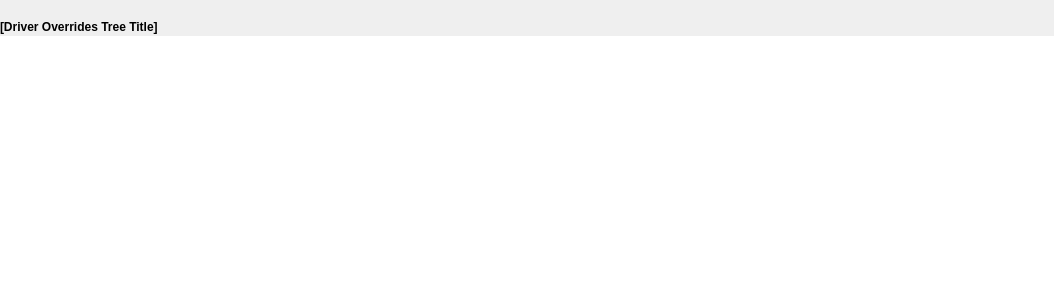
<?xml version="1.0" encoding="UTF-8"?>
<ui version="4.0">
 <class>DriverOverridesTreeWidget</class>
 <widget class="QWidget" name="DriverOverridesTreeWidget">
  <property name="geometry">
   <rect>
    <x>0</x>
    <y>0</y>
    <width>1054</width>
    <height>290</height>
   </rect>
  </property>
  <property name="windowTitle">
   <string>Form</string>
  </property>
  <layout class="QVBoxLayout" name="driver_override_layout_" stretch="0,0,1">
   <property name="spacing">
    <number>2</number>
   </property>
   <property name="leftMargin">
    <number>0</number>
   </property>
   <property name="topMargin">
    <number>0</number>
   </property>
   <property name="rightMargin">
    <number>0</number>
   </property>
   <property name="bottomMargin">
    <number>0</number>
   </property>
   <item>
    <spacer name="top_vertical_spacer_">
     <property name="orientation">
      <enum>Qt::Orientation::Vertical</enum>
     </property>
     <property name="sizeType">
      <enum>QSizePolicy::Policy::Fixed</enum>
     </property>
     <property name="sizeHint" stdset="0">
      <size>
       <width>20</width>
       <height>20</height>
      </size>
     </property>
    </spacer>
   </item>
   <item>
    <widget class="ScaledLabel" name="title_label_">
     <property name="font">
      <font>
       <bold>true</bold>
      </font>
     </property>
     <property name="text">
      <string>[Driver Overrides Tree Title]</string>
     </property>
    </widget>
   </item>
   <item>
    <widget class="ScaledTreeView" name="tree_view_">
     <property name="sizePolicy">
      <sizepolicy hsizetype="MinimumExpanding" vsizetype="Preferred">
       <horstretch>0</horstretch>
       <verstretch>0</verstretch>
      </sizepolicy>
     </property>
     <property name="minimumSize">
      <size>
       <width>0</width>
       <height>0</height>
      </size>
     </property>
     <property name="focusPolicy">
      <enum>Qt::FocusPolicy::NoFocus</enum>
     </property>
     <property name="frameShape">
      <enum>QFrame::Shape::NoFrame</enum>
     </property>
     <property name="frameShadow">
      <enum>QFrame::Shadow::Plain</enum>
     </property>
     <property name="sizeAdjustPolicy">
      <enum>QAbstractScrollArea::SizeAdjustPolicy::AdjustToContents</enum>
     </property>
     <property name="editTriggers">
      <set>QAbstractItemView::EditTrigger::NoEditTriggers</set>
     </property>
     <property name="showDropIndicator" stdset="0">
      <bool>false</bool>
     </property>
     <property name="selectionMode">
      <enum>QAbstractItemView::SelectionMode::NoSelection</enum>
     </property>
     <property name="selectionBehavior">
      <enum>QAbstractItemView::SelectionBehavior::SelectRows</enum>
     </property>
     <property name="verticalScrollMode">
      <enum>QAbstractItemView::ScrollMode::ScrollPerPixel</enum>
     </property>
     <property name="rootIsDecorated">
      <bool>false</bool>
     </property>
     <property name="itemsExpandable">
      <bool>false</bool>
     </property>
     <property name="expandsOnDoubleClick">
      <bool>false</bool>
     </property>
     <attribute name="headerVisible">
      <bool>false</bool>
     </attribute>
     <attribute name="headerMinimumSectionSize">
      <number>150</number>
     </attribute>
     <attribute name="headerStretchLastSection">
      <bool>false</bool>
     </attribute>
    </widget>
   </item>
  </layout>
 </widget>
 <customwidgets>
  <customwidget>
   <class>ScaledLabel</class>
   <extends>QLabel</extends>
   <header>qt_common/custom_widgets/scaled_label.h</header>
   <container>1</container>
  </customwidget>
  <customwidget>
   <class>ScaledTreeView</class>
   <extends>QTreeView</extends>
   <header>qt_common/custom_widgets/scaled_tree_view.h</header>
  </customwidget>
 </customwidgets>
 <resources>
  <include location="../../frontend/resources.qrc"/>
 </resources>
 <connections/>
</ui>
